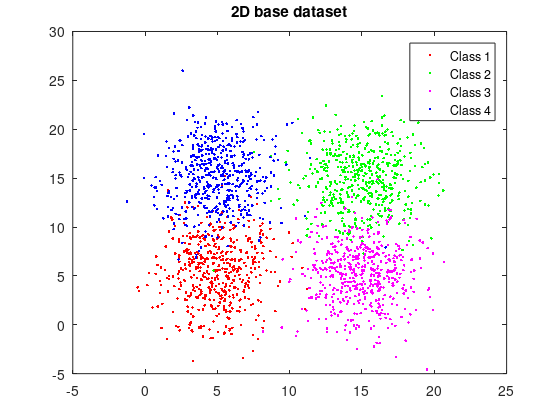
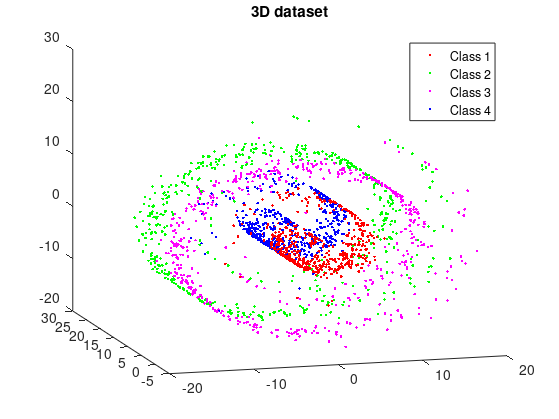

The MATLAB script that drew these images, in order: (Note: this script raises an error after producing the figures.)
% File: swissroll.m
% Author: Arthur Gay
%
% Generate a non-linear 3d "swiss roll" dataset with four classes to be
% used by isomap and eigenmap algorithm.
%

% setup
close all

% parameters
seed = 550; % repeatability
N = 500; % number of points in each class
sx = 2;  % standard deviation on x
sy = 3;  % standard deviation on y
centers = [5 5;15 15;15 5;5 15]; % centers of classes
rng(seed);

% generate gaussian distributions
X = [normrnd(centers(1,1),sx,1,N)...
    normrnd(centers(2,1),sx,1,N)...
    normrnd(centers(3,1),sx,1,N)...
    normrnd(centers(4,1),sx,1,N)];

Y = [normrnd(centers(1,2),sy,1,N)...
    normrnd(centers(2,2),sy,1,N)...
    normrnd(centers(3,2),sy,1,N)...
    normrnd(centers(4,2),sy,1,N)];

% plot original 2d dataset
figure
plot(X(1:N),Y(1:N), 'r.',...
    X(N:2*N), Y(N:2*N), 'g.',...
    X(2*N:3*N), Y(2*N:3*N), 'm.',...
    X(3*N:4*N), Y(3*N:4*N), 'b.');
legend('Class 1', 'Class 2', 'Class 3', 'Class 4', 'Location', 'Best')
title('2D base dataset')

% compute 3d dataset
X3 = X .* cos(X);
Y3 = Y;
Z3 = X .* sin(X);

% plot 3d dataset
figure
plot3(X3(1:N), Y3(1:N), Z3(1:N), 'r.',...
    X3(N:2*N), Y3(N:2*N), Z3(N:2*N), 'g.',...
    X3(2*N:3*N), Y3(2*N:3*N), Z3(2*N:3*N), 'm.',...
    X3(3*N:4*N), Y3(3*N:4*N), Z3(3*N:4*N), 'b.');
view(-16,14)
legend('Class 1', 'Class 2', 'Class 3', 'Class 4', 'Location', 'Best')
title('3D dataset')

% prepare exported data
data = [X3' Y3' Z3'];
labels = reshape(ones(N,4).*(1:4),[1,N*4])';

% export data and figure to output directory
% check if output directory does exist
if ~exist('output', 'dir')
    mkdir('output')
end
% output figures
h = figure(1);
set(h,'Units','Inches');
pos = get(h,'Position');
set(h,'PaperPositionMode','Auto','PaperUnits','Inches','PaperSize',[pos(3), pos(4)])
print('output/swissroll2d', '-dpdf','-r0')
h = figure(2);
set(h,'Units','Inches');
pos = get(h,'Position');
set(h,'PaperPositionMode','Auto','PaperUnits','Inches','PaperSize',[pos(3), pos(4)])
print('output/swissroll3d', '-dpdf','-r0')
save('output/swissroll.dat', 'data', '-ascii')
save('output/swissroll_labels.dat', 'labels', '-ascii')
% output parameters to .tex file to be used as variables in latex report
kvffile = 'output/swissroll.kvf';
texfile = 'output/swissroll.tex';
diary(kvffile);
disp(['seed = ' num2str(seed)]);
disp(['N = ' num2str(N)]);
disp(['sx = ' num2str(sx)]);
disp(['sy = ' num2str(sy)]);
diary off;
fclose('all');
kvf2tex(kvffile, texfile, 'swissroll'); % to latex
delete(kvffile);

% Reference: http://people.cs.uchicago.edu/~dinoj/manifold/swissroll.html